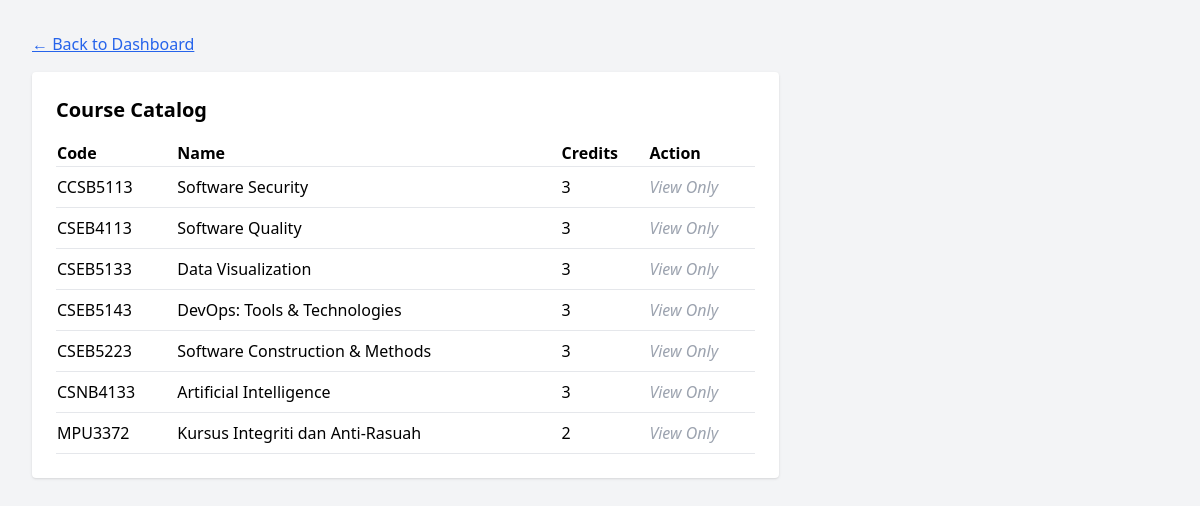
The page /admin_subjects.php (signed in) on the database its author committed.
### tables this page shows
CREATE TABLE IF NOT EXISTS subjects (
    id INT AUTO_INCREMENT PRIMARY KEY,
    code VARCHAR(20) UNIQUE NOT NULL,
    name VARCHAR(100) NOT NULL,
    credit_hours INT NOT NULL,
    created_at TIMESTAMP DEFAULT CURRENT_TIMESTAMP
);

### db.php (called while the page is built, shortened)
<?php
function hasRole($roles) {
    if (is_array($roles)) {
        return in_array($_SESSION['user_role'], $roles);
    }
    return $_SESSION['user_role'] === $roles;
}
?>

### admin_subjects.php (the view, shortened to what this page needs)
<?php
require 'db.php';
$can_edit = hasRole(['registrar', 'clerk']);
$subjects = mysqli_query($conn, "SELECT * FROM subjects");
?>
<!DOCTYPE html>
<html lang="en">
<head>
    <script src="https://cdn.tailwindcss.com"></script>
</head>
<body class="bg-gray-100 p-8">
    <a href="dashboard.php" class="text-blue-600 underline">&larr; Back to Dashboard</a>
    <div class="grid grid-cols-1 lg:grid-cols-3 gap-8 mt-4">
        <div class="lg:col-span-2 bg-white p-6 rounded shadow">
            <h3 class="font-bold text-xl mb-4">Course Catalog</h3>
            <table class="w-full text-left">
                <thead><tr class="border-b"><th>Code</th><th>Name</th><th>Credits</th><th>Action</th></tr></thead>
                <tbody>
                    <?php while($row = mysqli_fetch_assoc($subjects)): ?>
                    <tr class="border-b">
                        <td class="py-2"><?php echo $row['code']; ?></td>
                        <td><?php echo $row['name']; ?></td>
                        <td><?php echo $row['credit_hours']; ?></td>
                        <td>
                            <?php if ($can_edit): ?>
                            <form method="POST"><input type="hidden" name="delete_id" value="<?php echo $row['id']; ?>"><button type="submit" class="text-red-600">Delete</button></form>
                            <?php else: ?>
                            <span class="text-gray-400 italic">View Only</span>
                            <?php endif; ?>
                        </td>
                    </tr>
                    <?php endwhile; ?>
                </tbody>
            </table>
        </div>
    </div>
</body>
</html>

### rows shown on the page
subjects: code "CCSB5113", name "Software Security", credit_hours "3"
subjects: code "CSEB4113", name "Software Quality", credit_hours "3"
subjects: code "CSEB5133", name "Data Visualization", credit_hours "3"
subjects: code "CSEB5143", name "DevOps: Tools & Technologies", credit_hours "3"
subjects: code "CSEB5223", name "Software Construction & Methods", credit_hours "3"
subjects: code "CSNB4133", name "Artificial Intelligence", credit_hours "3"
subjects: code "MPU3372", name "Kursus Integriti dan Anti-Rasuah", credit_hours "2"
